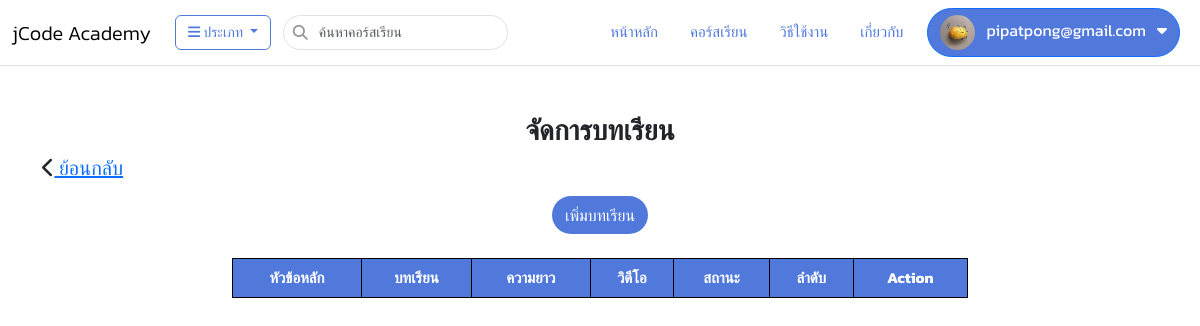
Before: /video/lesson/?courseid=27&chapterid=14 (signed in) with the older database file.
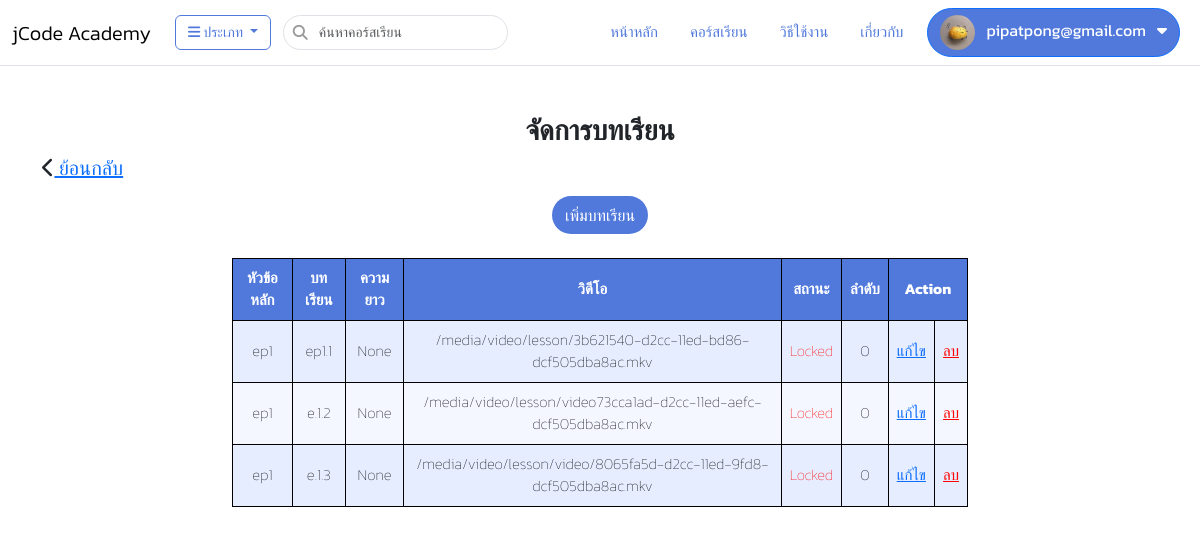
After: the same page with the newer database file.
### video/models.py (models this page shows, shortened)
class VideoLesson(models.Model):
    videos = models.ForeignKey(Video, on_delete=models.CASCADE,default=1)
    chapter = models.ForeignKey(VideoChapter, on_delete=models.CASCADE)
    name = models.CharField(max_length=250)
    duration_time = models.CharField(max_length=15, null=True, blank=True)
    lessonvideo = models.FileField(upload_to='video/lesson/video', null=True, blank=True)
    video_url = models.CharField(max_length=450, null=True, blank=True)
    is_locked = models.BooleanField(default=True)
    created = models.DateTimeField(auto_now_add=True)
    updated = models.DateTimeField(auto_now=True)
    ordered = models.IntegerField(default=0)

class VideoChapter(models.Model):
    video = models.ForeignKey(Video, on_delete=models.CASCADE)
    name = models.CharField(max_length=150)
    ordered = models.IntegerField(default=0)
    created = models.DateTimeField(auto_now_add=True)
    updated = models.DateTimeField(auto_now=True)

### video/views.py (the view)
# urls.py: path("lesson/", views.management_lesson, name="management_lesson"),
def management_lesson(request):
    courseid=request.GET.get('courseid')
    chapterid=request.GET.get('chapterid')
    lesson = VideoLesson.objects.filter(chapter__id=chapterid)
    return render(request,'video/lesson/lesson.html',{"lesson_list":lesson,"courseid":courseid,"chapterid":chapterid})

### app/context_processors1.py (called while the page is built)
def category_list(request):
    categories = Category.objects.all()
    category_subs = CategorySub.objects.all().order_by('category')
    ip=settings.VIDEO_SERVER_URL
    context = {
        'category_list':categories,
        'subcategory_list':category_subs,
        'ip':ip
    }
    return context

def member_list(request):
    members=Member.objects.filter(user_id=request.user.id).first()
    context={
        'member_list':members
    }
    return context

### app/models.py (called while the page is built)
    def __str__(self):
        return self.name

### templates/video/lesson/lesson.html (shortened to what this page needs)
{% extends "layout/base.html" %}
{% block content %}
<div class="container">
    <div class="row">
      <h3 style="text-align: center;"><b>จัดการบทเรียน</b></h3>
          <h5 style="float: left;"><i class="fa fa-chevron-left"></i><a href="{% url 'video:management_chapter' %}?courseid={{courseid}}"> ย้อนกลับ</a></h5>
        <div class="col-lg-8 offset-lg-2">
          <div style="text-align: center;">
            <a class="btn btn-addlesson mt-2" href="{% url 'video:video_addlesson' %}?courseid={{courseid}}&chapterid={{chapterid}}">เพิ่มบทเรียน</a>
          </div>
          <table class="table-colored my-4">
            <tr>
              <th>หัวข้อหลัก</th>
              <th>บทเรียน</th>
              <th>ความยาว</th>
              <th>วิดีโอ</th>
              <th>สถานะ</th>
              <th>ลำดับ</th>
              <th colspan="2">Action</th>
            </tr>
            {% for lesson in lesson_list %}
            <tr>
              <td>{{ lesson.chapter.name}}</td>
              <td>{{ lesson.name }}</td>
              <td>{{ lesson.duration_time }}</td>
              <td>{{ lesson.video_url }}</td>
              {% if lesson.is_locked == True %}
              <td style="color: #FF0404;">Locked</td>
              {% elif lesson.is_locked == False %}
              <td style="color:#0CB009">Free</td>
              {% endif %}
              <td>{{ lesson.ordered }}</td>
              <td><a name="{{ lesson.name }} edit" href="{% url 'video:update_lesson' id=lesson.id %}?courseid={{courseid}}&chapterid={{chapterid}}">แก้ไข</a> </td>
              <td><a name="{{ lesson.name }} delete" href="javascript:deletelesson({{lesson.id}})" style="color: #FF0404;">ลบ</a></td>
            </tr>
            {% endfor %}
          </table>
        </div>
    </div>
</div>
{% endblock %}

Changed rows visible on the page:
added VideoLesson: chapter.name "ep1", name "ep1.1", duration_time "None", video_url "/media/video/lesson/3b621540-d2cc-11ed-bd86-dcf505dba8ac.mkv", is_locked "Locked", ordered "0"
added VideoLesson: chapter.name "ep1", name "e.1.2", duration_time "None", video_url "/media/video/lesson/video73cca1ad-d2cc-11ed-aefc-dcf505dba8ac.mkv", is_locked "Locked", ordered "0"
added VideoLesson: chapter.name "ep1", name "e.1.3", duration_time "None", video_url "/media/video/lesson/video/8065fa5d-d2cc-11ed-9fd8-dcf505dba8ac.mkv", is_locked "Locked", ordered "0"
